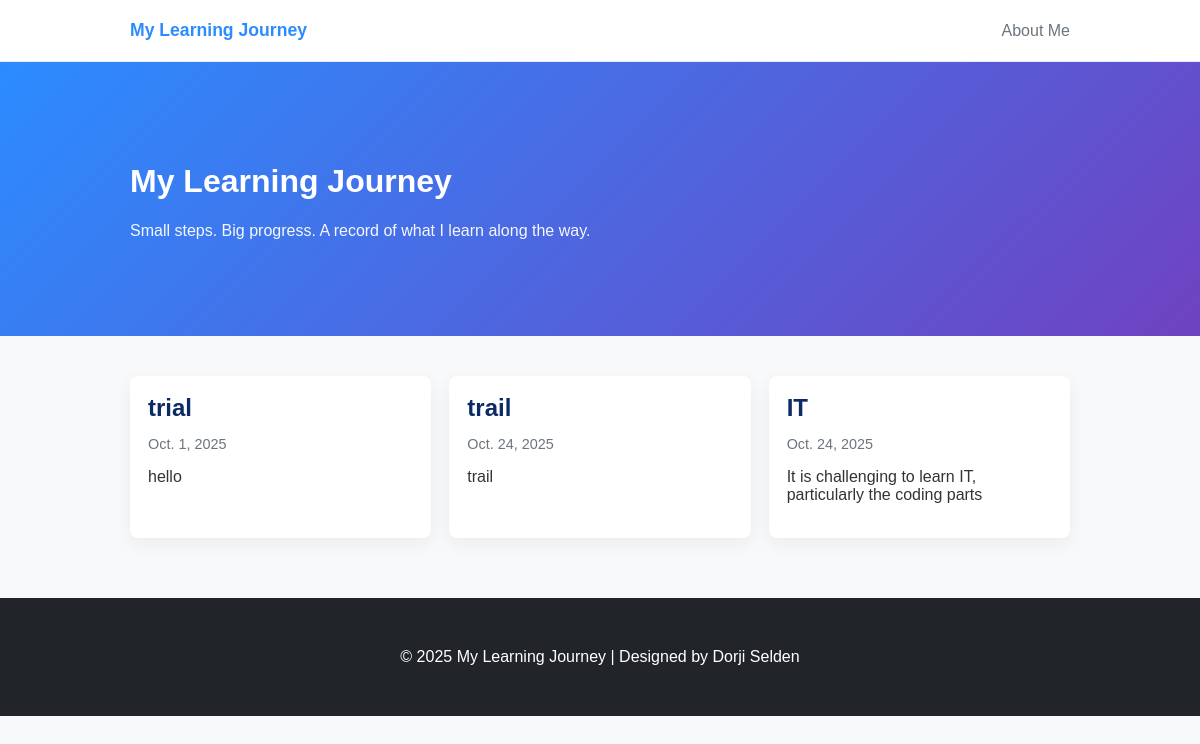
The page / on the database its author committed.
### dsJourney/models.py (models this page shows, shortened)
class LearningJourney(models.Model):
    title = models.CharField(max_length=100)  # Title of the milestone
    description = models.TextField()          # What you learned
    date = models.DateField()                 # Date of learning

### dsJourney/views.py (the view)
# urls.py: path('', views.index, name='index'),
def index(request):
    journeys = LearningJourney.objects.all()
    return render(request, 'index.html', {'journeys': journeys})

### dsJourney/Templates/index.html (shortened to what this page needs)
{% load static %}
<!DOCTYPE html>
<html lang="en">
<head>
    <link rel="stylesheet" href="{% static 'dsJourney/styles/style.css' %}">
</head>
<body>
    <nav class="site-nav">
        <div class="container">
            <a class="brand" href="{% url 'index' %}">My Learning Journey</a>
            <a class="nav-link" href="{% url 'aboutMe' %}">About Me</a>
        </div>
    </nav>
    <header class="hero">
        <div class="container hero-inner">
            <h1>My Learning Journey</h1>
            <p class="lead">Small steps. Big progress. A record of what I learn along the way.</p>
        </div>
    </header>
    <main class="container">
        <section class="journey-list">
            {% if journeys %}
                <div class="grid">
                {% for journey in journeys %}
                    <article class="card">
                        <h2 class="card-title">{{ journey.title }}</h2>
                        <p class="card-date">{{ journey.date }}</p>
                        <p class="card-body">{{ journey.description }}</p>
                    </article>
                {% endfor %}
                </div>
            {% else %}
                <div class="empty">
                    <p>No learning records found yet. Use the admin to add entries.</p>
                </div>
            {% endif %}
        </section>
    </main>
    <footer>
        <div class="container">
            <p>© 2025 My Learning Journey | Designed by Dorji Selden</p>
        </div>
    </footer>
</body>
</html>

### dsJourney/static/dsJourney/styles/style.css (style rules this page uses)
:root { --bg: #f8f9fa; --primary: #2b8cff; --accent: #6f42c1; --dark: #212529; --muted: #6c757d; }
* { box-sizing:border-box }
body { font-family: "Poppins", sans-serif; background-color: var(--bg); margin:0;padding:0;color:#222; }
.container { max-width:980px;margin:0 auto;padding:20px }
.site-nav { background:#fff;border-bottom:1px solid #e9ecef }
.site-nav .container { display:flex;justify-content:space-between;align-items:center }
.brand { font-weight:700;color:var(--primary);text-decoration:none;font-size:1.1rem }
.nav-link { color:var(--muted);text-decoration:none }
.hero { padding:60px 0;background:linear-gradient(135deg,var(--primary),var(--accent));color:#fff }
.hero .lead { opacity:.95;margin-top:10px }
.grid { display:grid;grid-template-columns:repeat(auto-fit,minmax(260px,1fr));gap:18px;margin-top:20px }
.card { background:#fff;border-radius:8px;padding:18px;box-shadow:0 6px 18px rgba(18,38,63,0.06);transition:transform .28s ease, box-shadow .28s ease }
.card-title { margin:0 0 6px 0;color:#0b2a66 }
.card-date { font-size:.9rem;color:var(--muted);margin-bottom:10px }
.card-body { color:#333 }
footer { background:var(--dark);color:#fff;padding:14px 0;text-align:center;margin-top:40px }

### rows shown on the page
LearningJourney: title "trial", date "Oct. 1, 2025", description "hello"
LearningJourney: title "trail", date "Oct. 24, 2025", description "trail"
LearningJourney: title "IT", date "Oct. 24, 2025", description "It is challenging to learn IT, particularly the coding parts"
